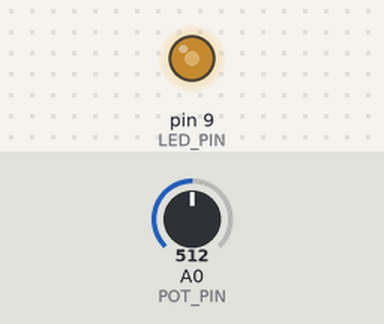
A sketch run on a simulated Arduino Uno, built with avr-gcc and run on an emulated ATmega328P. On the bench: output pins drawn as LEDs (lit = HIGH). The inputs (shaded band) are chosen by the test bench; at power-on: A0 (POT_PIN) = 512. What the sketch prints to the serial monitor is not drawn.

Above: at 1.2 s.
1.3 s: A0 (POT_PIN) set to 716
At 1.6 s:
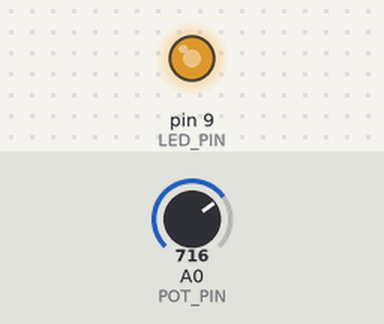
2.8 s: A0 (POT_PIN) set to 900
At 3.1 s:
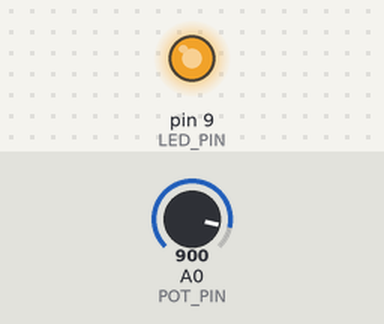
4.3 s: A0 (POT_PIN) set to 122
At 4.7 s:
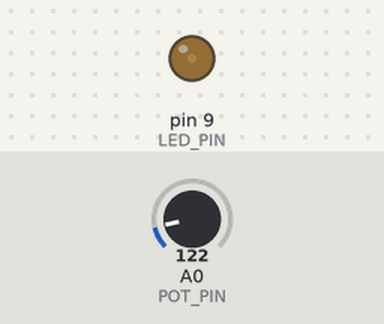
5.8 s: A0 (POT_PIN) set to 0
At 6.1 s:
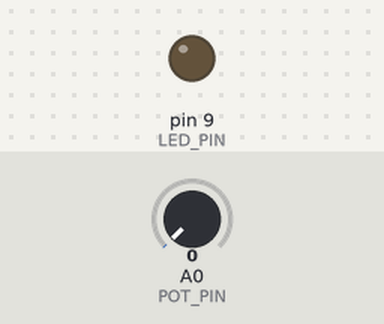
Timing chart, 0 to 8.3 s (numbered marks = the images above; inputs shaded):
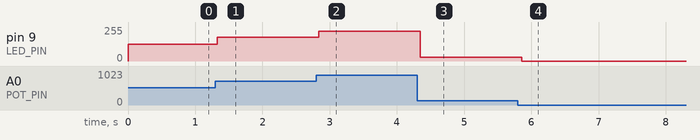

The sketch:

sketch.ino
```cpp
// Lab 5 - Exercise 4: Potentiometer → LED Brightness
// Potentiometer on A0, LED on pin 9 (PWM ~ pin)
// map() converts 0–1023 → 0–255 for analogWrite

#define POT_PIN A0
#define LED_PIN 9   // must be PWM pin (~)

void setup() {
  pinMode(LED_PIN, OUTPUT);
  Serial.begin(9600);
  Serial.println("=== Exercise 4: Pot controls LED Brightness ===");
}

void loop() {
  int potValue   = analogRead(POT_PIN);           // 0–1023
  int brightness = map(potValue, 0, 1023, 0, 255); // remap to 0–255

  analogWrite(LED_PIN, brightness);  // set LED brightness

  Serial.print("Pot: ");
  Serial.print(potValue);
  Serial.print("  → Brightness: ");
  Serial.println(brightness);

  delay(100);
}
```

Measured:
- after the input at 1.3 s, pin 9 (LED_PIN): 127/255 → 178/255 at once
- after the input at 2.8 s, pin 9 (LED_PIN): 178/255 → 224/255 at once
- after the input at 4.3 s, pin 9 (LED_PIN): 224/255 → 30/255 at once
- after the input at 5.8 s, pin 9 (LED_PIN): 30/255 → 0/255 after 0.05 s
